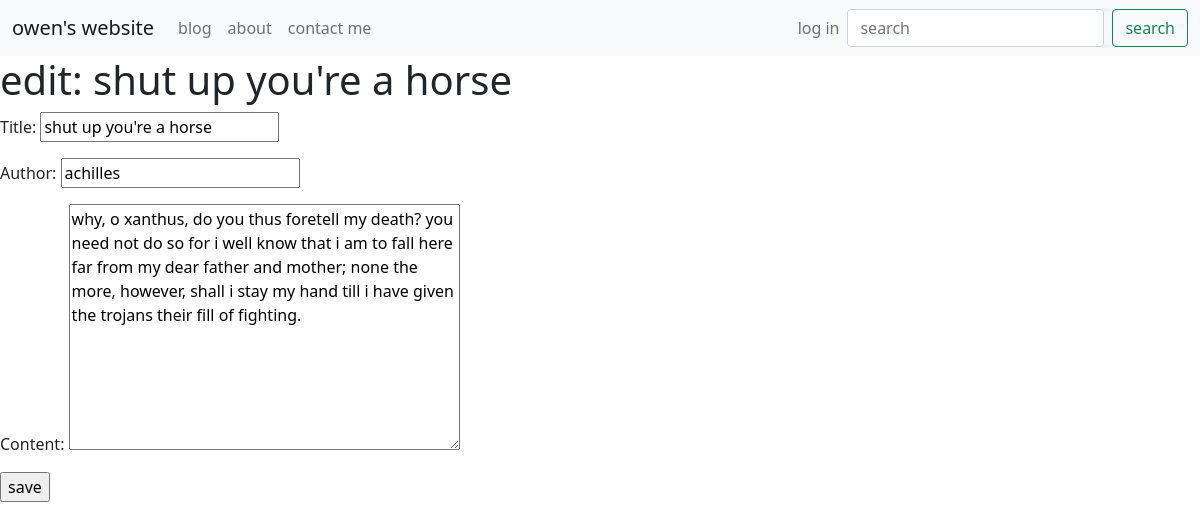
Screenshot of /blog/4/edit/ with the database file from the repository.
### blog/models.py (models this page shows, shortened)
class BlogPost(models.Model):
    title = models.CharField(max_length=100)
    author = models.CharField(max_length=100)
    content = models.TextField()

### blog/views.py (the view)
# urls.py: path('<int:post_id>/edit/', blog_edit_view),
def blog_edit_view(request, post_id):
    old = get_object_or_404(BlogPost, id=post_id)
    form = CreateBlogPost(request.POST or None, instance=old)
    if form.is_valid():
        form.save()
    template_name = 'pages/create_post.html'
    context = {'title': f'edit: {old.title}',
               'form': form,
               }
    return render(request, template_name, context)

### blog/forms.py
class CreateBlogPost(forms.ModelForm):
    class Meta:
        model = BlogPost
        fields = ['title', 'author', 'content']

### blog/templates/pages/create_post.html
{% extends 'base.html' %}
{% block content %}
<h1>{{ title }}</h1>
<form method='POST'> {% csrf_token %}
  {{ form.as_p }}
  <input type='submit' value='save'/>
</form>
{% endblock %}

### rows the page displays
BlogPost: title "shut up you're a horse", author "achilles", content "why, o xanthus, do you thus foretell my death? you need not do so for i well know that i am to fall here far from my dear father and mother; none the more, however, shall i stay my hand till i have given the trojans their fill of fighting."

### other values shown
{{ title }} "edit: shut up you're a horse"
